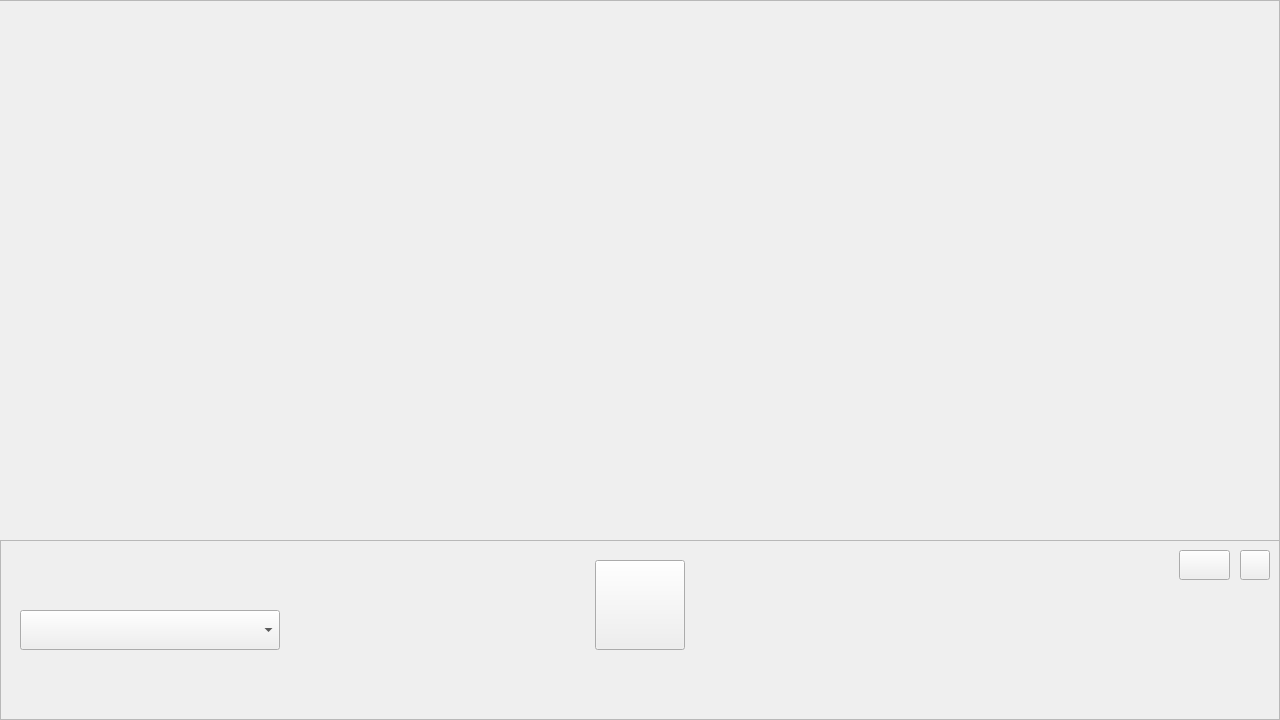
<?xml version="1.0" encoding="UTF-8"?>
<ui version="4.0">
 <class>MainWindow</class>
 <widget class="QMainWindow" name="MainWindow">
  <property name="geometry">
   <rect>
    <x>0</x>
    <y>0</y>
    <width>1280</width>
    <height>720</height>
   </rect>
  </property>
  <property name="minimumSize">
   <size>
    <width>1280</width>
    <height>720</height>
   </size>
  </property>
  <property name="maximumSize">
   <size>
    <width>1280</width>
    <height>720</height>
   </size>
  </property>
  <property name="windowTitle">
   <string>Alerts Desktop</string>
  </property>
  <widget class="QWidget" name="centralwidget">
   <widget class="QFrame" name="lowerPanel">
    <property name="geometry">
     <rect>
      <x>0</x>
      <y>540</y>
      <width>1280</width>
      <height>180</height>
     </rect>
    </property>
    <property name="frameShape">
     <enum>QFrame::Shape::StyledPanel</enum>
    </property>
    <property name="frameShadow">
     <enum>QFrame::Shadow::Raised</enum>
    </property>
    <widget class="QPushButton" name="settingsButton">
     <property name="geometry">
      <rect>
       <x>1240</x>
       <y>10</y>
       <width>30</width>
       <height>30</height>
      </rect>
     </property>
     <property name="sizePolicy">
      <sizepolicy hsizetype="Fixed" vsizetype="Fixed">
       <horstretch>0</horstretch>
       <verstretch>0</verstretch>
      </sizepolicy>
     </property>
     <property name="cursor">
      <cursorShape>PointingHandCursor</cursorShape>
     </property>
     <property name="styleSheet">
      <string notr="true"/>
     </property>
     <property name="text">
      <string/>
     </property>
     <property name="flat">
      <bool>false</bool>
     </property>
    </widget>
    <widget class="QComboBox" name="stateMenu">
     <property name="geometry">
      <rect>
       <x>20</x>
       <y>70</y>
       <width>260</width>
       <height>40</height>
      </rect>
     </property>
     <property name="editable">
      <bool>false</bool>
     </property>
     <property name="placeholderText">
      <string>Виберіть область...</string>
     </property>
    </widget>
    <widget class="QPushButton" name="statusIcon">
     <property name="enabled">
      <bool>true</bool>
     </property>
     <property name="geometry">
      <rect>
       <x>595</x>
       <y>20</y>
       <width>90</width>
       <height>90</height>
      </rect>
     </property>
     <property name="text">
      <string/>
     </property>
     <property name="iconSize">
      <size>
       <width>90</width>
       <height>90</height>
      </size>
     </property>
    </widget>
    <widget class="QPushButton" name="reloadButton">
     <property name="geometry">
      <rect>
       <x>1179</x>
       <y>10</y>
       <width>51</width>
       <height>30</height>
      </rect>
     </property>
     <property name="sizePolicy">
      <sizepolicy hsizetype="Fixed" vsizetype="Fixed">
       <horstretch>0</horstretch>
       <verstretch>0</verstretch>
      </sizepolicy>
     </property>
     <property name="cursor">
      <cursorShape>PointingHandCursor</cursorShape>
     </property>
     <property name="styleSheet">
      <string notr="true"/>
     </property>
     <property name="text">
      <string/>
     </property>
     <property name="flat">
      <bool>false</bool>
     </property>
    </widget>
    <widget class="QLabel" name="statusLabel">
     <property name="geometry">
      <rect>
       <x>535</x>
       <y>120</y>
       <width>211</width>
       <height>40</height>
      </rect>
     </property>
     <property name="text">
      <string/>
     </property>
     <property name="alignment">
      <set>Qt::AlignmentFlag::AlignCenter</set>
     </property>
    </widget>
   </widget>
   <widget class="QFrame" name="mapFrame">
    <property name="geometry">
     <rect>
      <x>-1</x>
      <y>0</y>
      <width>1281</width>
      <height>541</height>
     </rect>
    </property>
    <property name="frameShape">
     <enum>QFrame::Shape::StyledPanel</enum>
    </property>
    <property name="frameShadow">
     <enum>QFrame::Shadow::Raised</enum>
    </property>
   </widget>
  </widget>
 </widget>
 <resources/>
 <connections/>
</ui>
